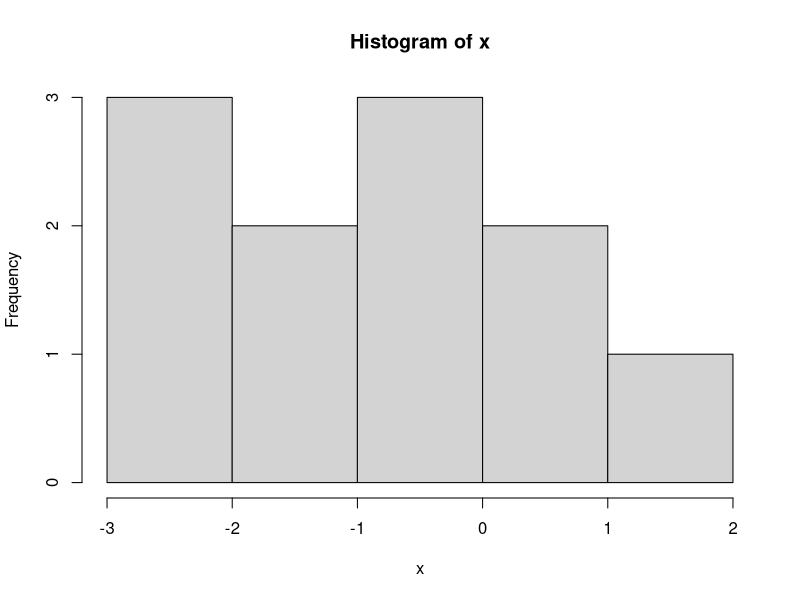
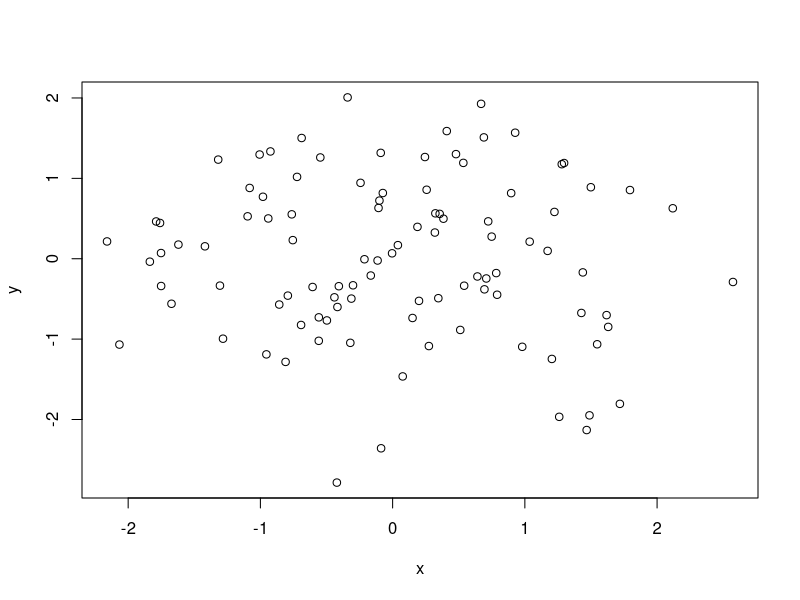
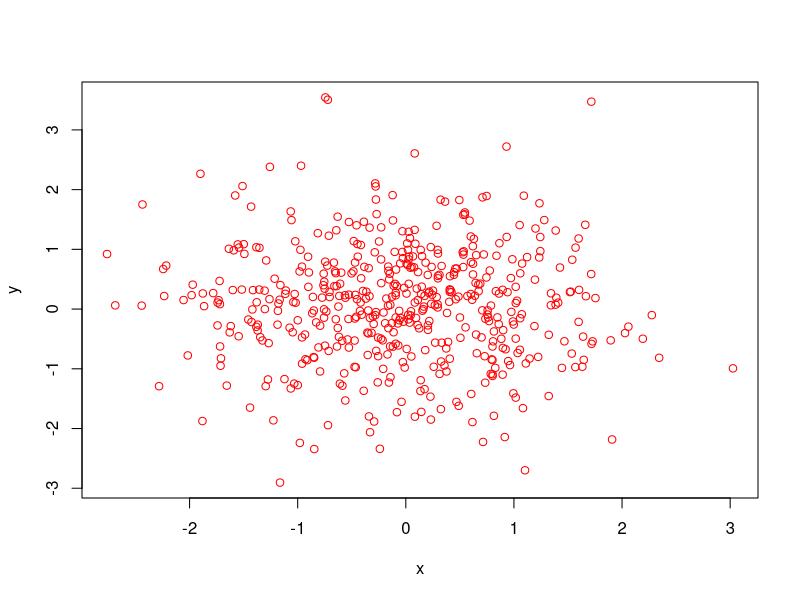
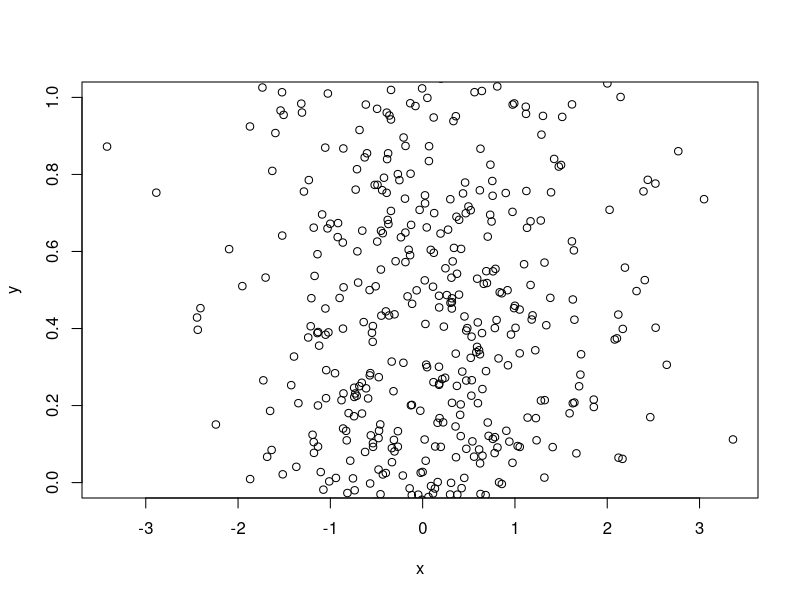

Reproduce these figures in R, in order.
## ---- chunk 1
knitr::opts_chunk$set(include = TRUE)
## ---- chunk 2
impute_and_describe <- function(x) {
  if (any(is.na(x))) {
    message(paste(
      "Le nombre de données manquantes est",
      sum(is.na(x))
    ))
  }
  x[is.na(x)] <- mean(x, na.rm = TRUE)
  hist(x)
  summary(x)
}
impute_and_describe(c(rnorm(10), NA))
## ---- chunk 3
assoc_case_infert <- function(x) {
  if (is.numeric(infert[, x])) {
    t.test(
      infert[infert$case == 0, x],
      infert[infert$case == 1, x]
    )
  } else {
    chisq.test(table(
      infert$case,
      infert[, x]
    ))
  }
}
assoc_case_infert("age")
assoc_case_infert("education")
## ---- chunk 4
resample_and_test <- function(x) {
  resamp <- sample(
    seq_len(nrow(infert)),
    size = nrow(infert),
    replace = TRUE
  )
  infert <- infert[resamp, ]
  assoc_case_infert(x)
}
resample_and_test("age")
## ---- chunk 5
myplot1 <- function(x = runif(10), y) {
  if(missing(y)) {
    y <- x
    x <- seq_along(y)
  }
  plot(x, y)
}
## ---- chunk 6
myplot2 <- function(x = runif(10), y = seq_along(x)) {
  plot(x, y)
}
## ---- chunk 7
random_scatter <- function(n, ...) {
  x <- rnorm(n)
  y <- rnorm(n)
  
  plot(x, y, ...)
}
random_scatter(100)
random_scatter(500, col = "red")
random_scatter(1000, ylim = c(0, 1))
## ---- chunk 8
most_signif_ttest <- function(...) {
  list_ttest <- list(...)
  
  extract_p <- function(x)
    x$p.value
  
  pvals <- unlist(lapply(list_ttest, extract_p))
  
  list_ttest[[which(pvals == min(pvals))]]
}
most_signif_ttest(
  t.test(rnorm(10), rnorm(10)),
  t.test(rnorm(10), rnorm(10)),
  t.test(rnorm(10), rnorm(10)),
  t.test(rnorm(10), rnorm(10))
)
## ---- chunk 9
some_stats <- function(x) {
  list(
    moyenne = mean(x),
    etendue = range(x),
    test0 = t.test(x)
  )
}
some_stats(rnorm(10))
## ---- chunk 10
impute_mean <- function(x) {
  res <- x
  res[is.na(x)] <- mean(x, na.rm = TRUE)
  
  attr(res, "imputed") <- is.na(x)
  res
}

(test <- impute_mean(c(1, 2, NA, 3)))
attr(test, "imputed")
## ---- chunk 11
impute_generalized <- function(x, f, ...) {
  res <- x
  res[is.na(x)] <- f(na.omit(x), ...)
  
  attr(res, "imputed") <- is.na(x)
  res
}
x <- c(1, 2, NA, 3)
impute_generalized(x, quantile, probs = .25)
